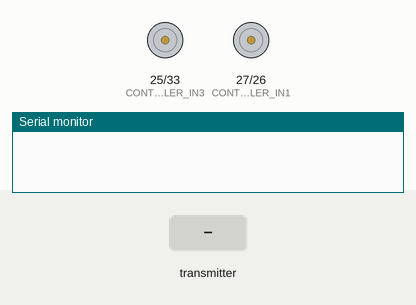
Recording of a sketch running on a simulated ESP32. On the bench: motor-driver pin pairs drawn as motors (green arrow = first pin HIGH = forward, orange = second pin HIGH = backward, longer = more drive), the last lines printed to the serial monitor. The inputs (shaded band) are chosen by the test bench.

Above: at 1.2 s.
1.3 s: the transmitter starts sending accel_x = 25
At 2.5 s:
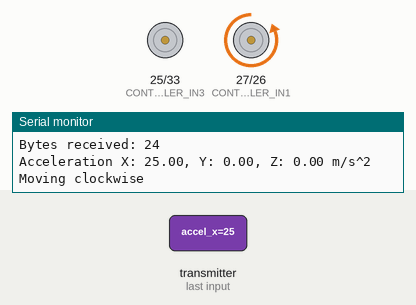
2.8 s: the transmitter starts sending accel_z = 25
At 3.8 s:
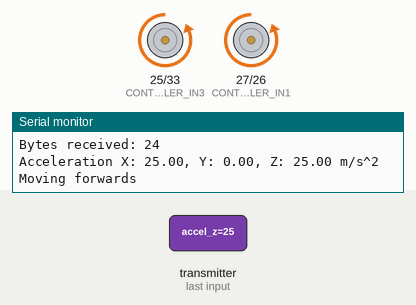
Timing chart, 0 to 5.8 s (numbered marks = the images above; inputs shaded):
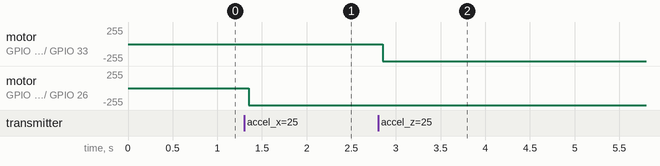

The sketch:

rollie.ino
```cpp
// Library imports for ESP-NOW communication
#include <esp_now.h>
#include <WiFi.h>


// L298N motor controller Pins
#define CONTROLLER_IN1 27
#define CONTROLLER_IN2 26
#define CONTROLLER_IN3 25
#define CONTROLLER_IN4 33


// Structure to receive gyro data (acceleration and rotation for x, y, and z)
typedef struct gyro_data {
  float accel_x;
  float accel_y;
  float accel_z;
  float rot_x;
  float rot_y;
  float rot_z;
} gyro_data;

// Create a gyro_data struct to receive and store the current values
gyro_data myData;


// Limits for triggering motion in each direction
#define Z_LIM 6
#define X_LIM 6


// Callback function to print MPU-6050 readings when data is sent
void OnDataRecv(const uint8_t *mac, const uint8_t *incomingData, int len) {
  // Copy the incoming data to the myData variable
  memcpy(&myData, incomingData, sizeof(myData));

  // Print the values received
  Serial.print("Bytes received: ");
  Serial.println(len);
  Serial.print("Acceleration X: ");
  Serial.print(myData.accel_x);
  Serial.print(", Y: ");
  Serial.print(myData.accel_y);
  Serial.print(", Z: ");
  Serial.print(myData.accel_z);
  Serial.println(" m/s^2");

  // Move Rollie according to the tilt of the glove
  if (myData.accel_z > Z_LIM) {
    // Move Rollie forwards
    digitalWrite(CONTROLLER_IN1, LOW);
    digitalWrite(CONTROLLER_IN2, HIGH);
    digitalWrite(CONTROLLER_IN3, LOW);
    digitalWrite(CONTROLLER_IN4, HIGH);
    Serial.println("Moving forwards");
  } else if (myData.accel_z < -Z_LIM) {
    // Move Rollie backwards
    digitalWrite(CONTROLLER_IN1, HIGH);
    digitalWrite(CONTROLLER_IN2, LOW);
    digitalWrite(CONTROLLER_IN3, HIGH);
    digitalWrite(CONTROLLER_IN4, LOW);
    Serial.println("Moving backwards");
  } else if (myData.accel_x > X_LIM) {
    // Turn Rollie clockwise
    digitalWrite(CONTROLLER_IN1, LOW);
    digitalWrite(CONTROLLER_IN2, HIGH);
    //digitalWrite(CONTROLLER_IN3, HIGH);
    //digitalWrite(CONTROLLER_IN4, LOW);
    Serial.println("Moving clockwise");
  } else if (myData.accel_x < -X_LIM) {
    // Turn Rollie counterclockwise
    //digitalWrite(CONTROLLER_IN1, LOW);
    //digitalWrite(CONTROLLER_IN2, HIGH);
    digitalWrite(CONTROLLER_IN3, LOW);
    digitalWrite(CONTROLLER_IN4, HIGH);
    Serial.println("Moving counterclockwise");
  } else {
    // Stop Rollie
    digitalWrite(CONTROLLER_IN1, LOW);
    digitalWrite(CONTROLLER_IN2, LOW);
    digitalWrite(CONTROLLER_IN3, LOW);
    digitalWrite(CONTROLLER_IN4, LOW);
    Serial.println("Stopped");
  }


  // Add delay in between data reads in order to avoid task
  //  watchdog error
  //  (https://github.com/espressif/arduino-esp32/issues/3871)
  delay(1);
}


void setup() {
  // Set upload speed
  Serial.begin(115200);

  // Set device as a Wi-Fi station
  WiFi.mode(WIFI_STA);

  // Initialize ESP-NOW and check for errors
  if (esp_now_init() != ESP_OK) {
    Serial.println("Error initializing ESP-NOW");
    return;
  }

  // When ESP-NOW is fulled intialized, register our callback function on receive
  esp_now_register_recv_cb(OnDataRecv);


  // Set the motor pins as outputs
  pinMode(CONTROLLER_IN1, OUTPUT);
  pinMode(CONTROLLER_IN2, OUTPUT);
  pinMode(CONTROLLER_IN3, OUTPUT);
  pinMode(CONTROLLER_IN4, OUTPUT);
}


void loop() {

}


// References and Copyrights
/*
  Rui Santos
  Complete project details at https://RandomNerdTutorials.com/esp-now-esp32-arduino-ide/

  Permission is hereby granted, free of charge, to any person obtaining a copy
  of this software and associated documentation files.

  The above copyright notice and this permission notice shall be included in all
  copies or substantial portions of the Software.
*/
```

Measured:
- after the input at 1.3 s, motor on GPIO 27 (CONTROLLER_IN1) / GPIO 26 (CONTROLLER_IN2): stopped → backward 255/255 after 0.05 s
- after the input at 2.8 s, motor on GPIO 25 (CONTROLLER_IN3) / GPIO 33 (CONTROLLER_IN4): stopped → backward 255/255 after 0.05 s
